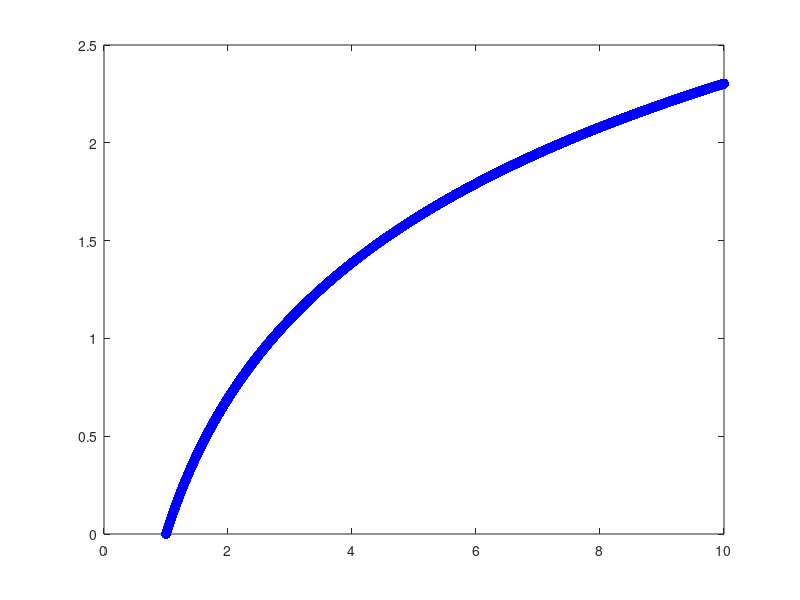

Here is the MATLAB script that generated this plot:
%LET'S CODE BITCHES

%Integracion Numerica - Método trapesoidal

clc;
clearvars;

n = 500000;
a = 1;
b = 10;
h= (b-a)/n;


x = (a:h:b);

y = log(x);


figure(1)
plot(x,y,'ob');
% ************************

s_0 = y(1); %f(a)
s =  0;
s_n = y(end);

for i=1:n-1

    xx = a + i*h;
    s = s + y(i+1);

end 

I_num = (h/2)*(s_0 + 2*s + s_n);


% ***********************************


I_exac =(x(end)*log(x(end))-x(end)-(x(1)*log(x(1))-x(1)));

format long
I_num



